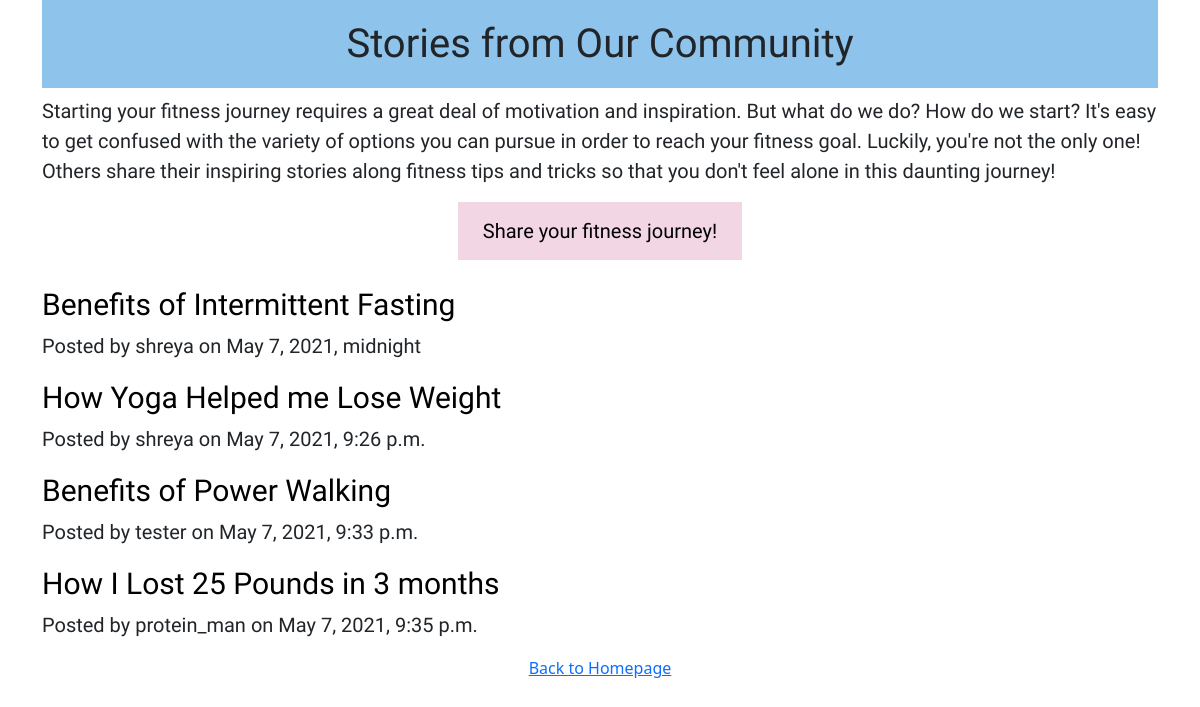
/posts/, run on the app's committed database.
### healthandfitness/models.py (models this page shows, shortened)
class Post(models.Model):
    author = models.CharField(max_length=50)
    title = models.CharField(max_length=500, null = True)
    content = models.TextField()
    published_date = models.DateTimeField(blank=True, null=True)

### healthandfitness/views.py (the view)
# urls.py: path("posts/", views.show_post, name="post_list"),
def show_post(request):
    posts = Post.objects.all()
    return render(request, "healthandfitness/post.html", {"posts": posts})

### healthandfitness/templates/healthandfitness/post.html (shortened to what this page needs)
{% load static %}
{% block content %}
<!DOCTYPE html>
<html lang="en">
<head>
     <link rel="stylesheet" type="text/css" href="{% static 'healthandfitness/post.css' %}">
    <link href="https://cdn.jsdelivr.net/npm/bootstrap@5.0.0/dist/css/bootstrap.min.css" rel="stylesheet">
</head>
    <body>
        <div class = "container">
            <h1> Stories from Our Community </h1>
            <p> Starting your fitness journey requires a great deal of motivation and inspiration. But what do we do? How do we start? It's easy to get confused with the variety of options you can pursue in order to reach your fitness goal. Luckily, you're not the only one! Others share their inspiring stories along fitness tips and tricks so that you don't feel alone in this daunting journey! </p>
            <div class = "center">
                <a href = "{% url "new_post" %}" id = "title">
                   Share your fitness journey!
                </a>
            </div>
            <br>
            {% for post in posts %}
                <div class = "row">
                    <h2><a href="{% url 'post_detail' pk=post.pk %}" id = "post-title">{{ post.title }}</a></h2>
                    <p> Posted by {{ post.author }} on {{ post.published_date }} </p>
                </div>
            {% endfor %}
            <div class = "center">
                <a href = {% url "homepage" %}>
                   Back to Homepage
            </div>
        </div>
    </body>
{% endblock %}

### healthandfitness/static/healthandfitness/post.css (style rules this page uses)
h1 { text-align: center; font-family: Poor Story; font-size: 50px; padding: 20px 20px 20px 20px; background-color: #8ec3eb; }
#title { font-family: Poor Story; background-color: #f3d6e4; padding: 14px 25px; font-size: 20px; color: black; text-align: center; display: inline-block; text-decoration: none; }
p { font-family: Poor Story; font-size: 20px; }
.center { text-align: center; }
#post-title { font-family: Poor Story; font-size: 30px; text-decoration: none; color: black; }

### data on the page
Post: title "Benefits of Intermittent Fasting", author "shreya", published_date "May 7, 2021, midnight"
Post: title "How Yoga Helped me Lose Weight", author "shreya", published_date "May 7, 2021, 9:26 p.m."
Post: title "Benefits of Power Walking", author "tester", published_date "May 7, 2021, 9:33 p.m."
Post: title "How I Lost 25 Pounds in 3 months", author "protein_man", published_date "May 7, 2021, 9:35 p.m."
